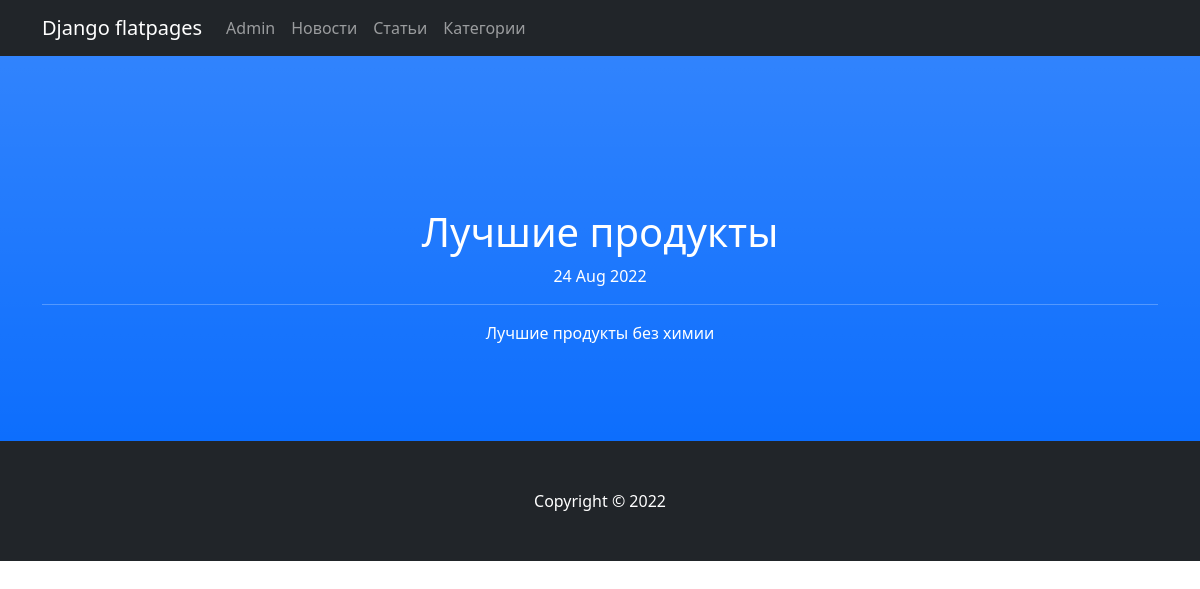
The page /articles/2 on the database its author committed.
### newsapp/models.py (models this page shows, shortened)
class Post(models.Model):
    head = models.CharField(max_length=255, unique=True)
    text = models.TextField()
    rate = models.IntegerField(default=0)
    type = models.BooleanField(default=False)  # False - новость, True - статья
    time = models.DateTimeField(auto_now_add=True)
    author = models.ForeignKey(Author, on_delete=models.CASCADE)
    category = models.ManyToManyField(Category, through='PostCategory')

### newsapp/views.py (the view)
class Article(DetailView):
    queryset = Post.objects.filter(type=1)
    template_name = 'article.html'
    context_object_name = 'article'

### newsapp/templatetags/custom_filters.py (called while the page is built)
@register.filter()
def censor(value):
    bad = [
        'жопа', 'Жопа',
        'херня', 'Херня',
        'чмо', 'Чмо'
    ]
    for i in bad:
        if i in value:
            value = value.replace(i[1:], '*' * (len(i) - 1))
    return f'{value}'

### templates/article.html (shortened to what this page needs)
{% extends 'flatpages/default.html' %}
{% load custom_filters %}
{% block content %}
<h1>  {{ article.head|censor }} </h1>
{{ article.time|date:'d M Y' }}
<hr>
{{ article.text|censor }}
{% endblock content %}

### rows shown on the page
Post: head|censor "Лучшие продукты", time "24 Aug 2022", text|censor "Лучшие продукты без химии"
